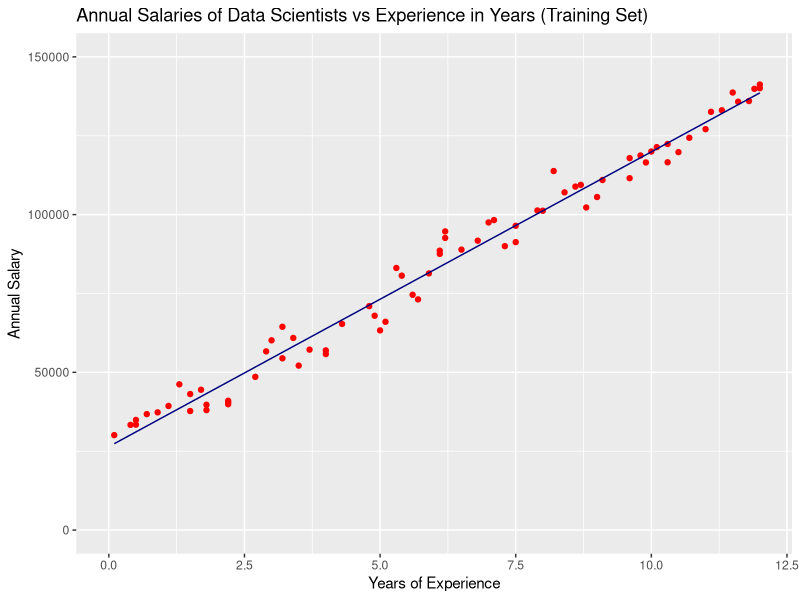
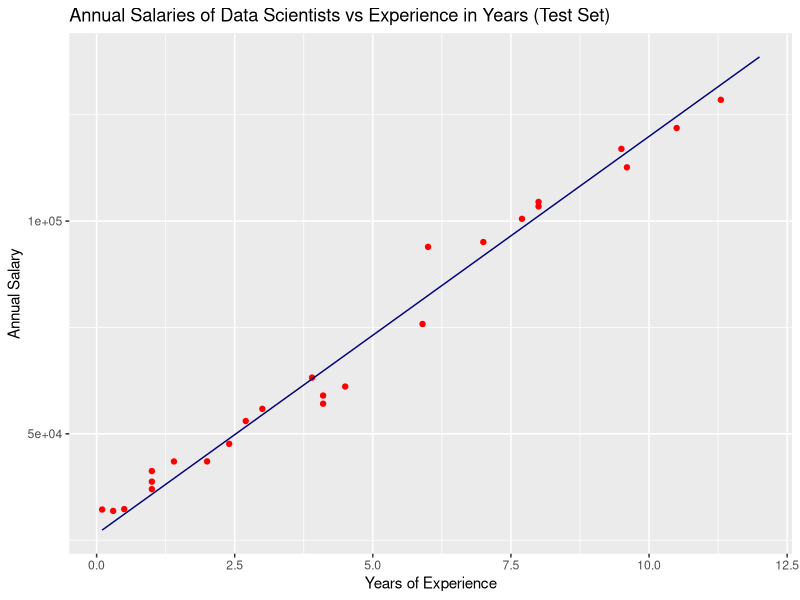

Generate these figures, in order, with R:
# Building a Simple Linear Regression model

# Importing the dataset
dataset = read.csv('Predicting_Salaries.csv')

# Splitting the dataset into the Training set and Test set
install.packages('caTools')
library(caTools)
set.seed(90909)
split = sample.split(dataset$AnnualSalary, SplitRatio = 3/4)
training_set = subset(dataset, split == TRUE)
testing_set = subset(dataset, split == FALSE)

# Fitting Simple Linear Regression to the Training set
linearregressor = lm(formula = AnnualSalary ~ YearsOfExperience,
                     data = training_set)
summary(linearregressor)

# Predicting the Test set results
Y_pred = predict(linearregressor, newdata= testing_set)
summary(Y_pred)

install.packages('scales')
library(scales)

# Visualising the Training set results
install.packages('ggplot2')
library(ggplot2)
ggplot() +
  geom_point(aes(x=training_set$YearsOfExperience, y=training_set$AnnualSalary),
             colour = 'red') +
  geom_line (aes( x= training_set$YearsOfExperience, y=predict(linearregressor, newdata= training_set)),
             colour = 'navy') +
  ggtitle ('Annual Salaries of Data Scientists vs Experience in Years (Training Set)') +
  xlab ('Years of Experience') +
  ylab ('Annual Salary') +
  scale_x_continuous(limits = c(0, 12)) + 
  scale_y_continuous(limits = c(0, 150000)) 

# Visualising the Test set results
library(ggplot2)
ggplot() +
  geom_point(aes(x=testing_set$YearsOfExperience, y=testing_set$AnnualSalary),
             colour = 'red') +
  geom_line (aes( x= training_set$YearsOfExperience, y=predict(linearregressor, newdata= training_set)),
             colour = 'navy') +
  ggtitle ('Annual Salaries of Data Scientists vs Experience in Years (Test Set)') +
  xlab ('Years of Experience') +
  ylab ('Annual Salary') 
